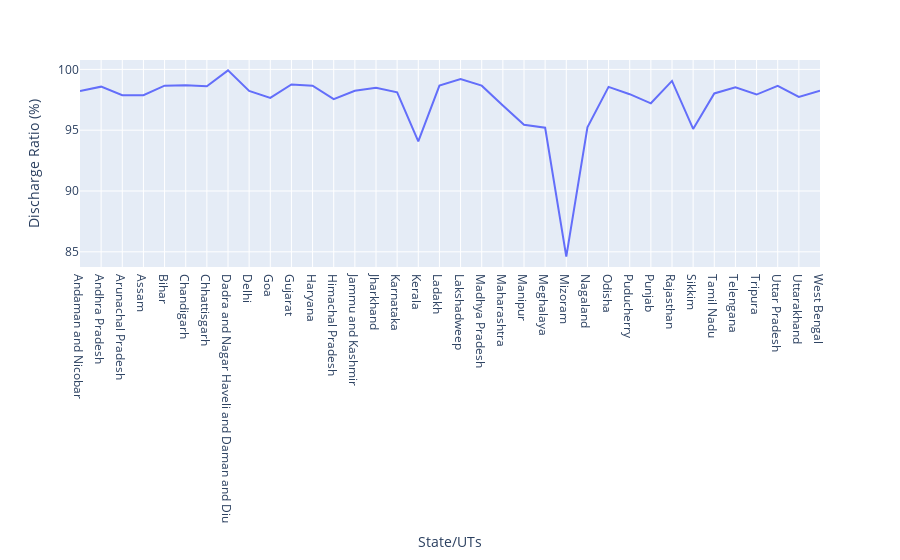

Source (notebook cell):
### Markdown cell above
#### What is the discharge  ratio in different State?

### Code cell
px.line(x="State/UTs",y="Discharge Ratio (%)",data_frame=df)

### Figure 1 — Plotly figure (JSON) as saved in the notebook; plotly's stock layout.template omitted (floating-point values rounded to 4 significant figures)
{"data": [{"hovertemplate": "State/UTs=%{x}<br>Discharge Ratio (%)=%{y}<extra></extra>", "legendgroup": "", "line": {"color": "#636efa", "dash": "solid"}, "mode": "lines", "name": "", "orientation": "v", "showlegend": false, "type": "scatter", "x": ["Andaman and Nicobar", "Andhra Pradesh", "Arunachal Pradesh", "Assam", "Bihar", "Chandigarh", "Chhattisgarh", "Dadra and Nagar Haveli and Daman and Diu", "Delhi", "Goa", "Gujarat", "Haryana", "Himachal Pradesh", "Jammu and Kashmir", "Jharkhand", "Karnataka", "Kerala", "Ladakh", "Lakshadweep", "Madhya Pradesh", "Maharashtra", "Manipur", "Meghalaya", "Mizoram", "Nagaland", "Odisha", "Puducherry", "Punjab", "Rajasthan", "Sikkim", "Tamil Nadu", "Telengana", "Tripura", "Uttar Pradesh", "Uttarakhand", "West Bengal"], "xaxis": "x", "y": [98.22, 98.58, 97.88, 97.87, 98.66, 98.69, 98.61, 99.92, 98.23, 97.66, 98.76, 98.66, 97.55, 98.24, 98.49, 98.11, 94.08, 98.66, 99.21, 98.66, 97.03, 95.45, 95.2, 84.6, 95.23, 98.56, 97.96, 97.21, 99.05, 95.1, 98.02, 98.52, 97.93, 98.65, 97.74, 98.24], "yaxis": "y"}], "layout": {"autosize": true, "legend": {"tracegroupgap": 0}, "margin": {"t": 60}, "xaxis": {"anchor": "y", "autorange": true, "domain": [0, 1], "range": [0, 35], "title": {"text": "State/UTs"}, "type": "category"}, "yaxis": {"anchor": "x", "autorange": true, "domain": [0, 1], "range": [83.75, 100.8], "title": {"text": "Discharge Ratio (%)"}, "type": "linear"}}}
